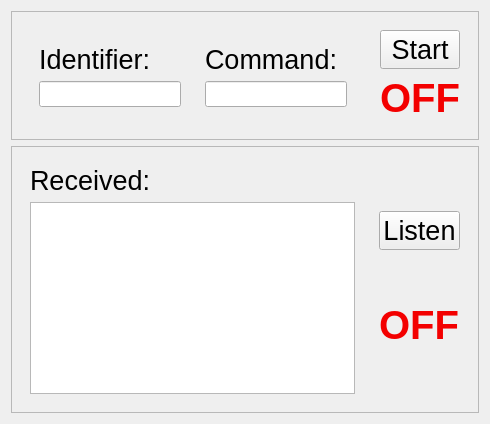
       <widget class="QWidget" name="RFDCommands">
        <attribute name="title">
         <string>RFD</string>
        </attribute>
        <layout class="QVBoxLayout" name="verticalLayout_10">
         <item>
          <widget class="QFrame" name="rfdCommandIdButtonFrame">
           <property name="sizePolicy">
            <sizepolicy hsizetype="Expanding" vsizetype="Minimum">
             <horstretch>0</horstretch>
             <verstretch>0</verstretch>
            </sizepolicy>
           </property>
           <property name="frameShape">
            <enum>QFrame::StyledPanel</enum>
           </property>
           <property name="frameShadow">
            <enum>QFrame::Raised</enum>
           </property>
           <layout class="QHBoxLayout" name="horizontalLayout_2">
            <item>
             <widget class="QFrame" name="rfdIdentifierCommandFrame">
              <property name="sizePolicy">
               <sizepolicy hsizetype="Expanding" vsizetype="Fixed">
                <horstretch>0</horstretch>
                <verstretch>0</verstretch>
               </sizepolicy>
              </property>
              <property name="frameShape">
               <enum>QFrame::NoFrame</enum>
              </property>
              <property name="frameShadow">
               <enum>QFrame::Raised</enum>
              </property>
              <layout class="QHBoxLayout" name="horizontalLayout_7">
               <item>
                <widget class="QFrame" name="rfdIdentifierEntryFrame">
                 <property name="frameShape">
                  <enum>QFrame::NoFrame</enum>
                 </property>
                 <property name="frameShadow">
                  <enum>QFrame::Raised</enum>
                 </property>
                 <layout class="QVBoxLayout" name="verticalLayout_4">
                  <item>
                   <widget class="QLabel" name="rfdIDLabel">
                    <property name="sizePolicy">
                     <sizepolicy hsizetype="Expanding" vsizetype="Fixed">
                      <horstretch>0</horstretch>
                      <verstretch>0</verstretch>
                     </sizepolicy>
                    </property>
                    <property name="font">
                     <font>
                      <pointsize>20</pointsize>
                     </font>
                    </property>
                    <property name="text">
                     <string>Identifier:</string>
                    </property>
                   </widget>
                  </item>
                  <item>
                   <widget class="QLineEdit" name="rfdIDEntry">
                    <property name="font">
                     <font>
                      <pointsize>11</pointsize>
                     </font>
                    </property>
                   </widget>
                  </item>
                 </layout>
                </widget>
               </item>
               <item>
                <widget class="QFrame" name="rfdCommandEntryFrame">
                 <property name="frameShape">
                  <enum>QFrame::NoFrame</enum>
                 </property>
                 <property name="frameShadow">
                  <enum>QFrame::Raised</enum>
                 </property>
                 <layout class="QVBoxLayout" name="verticalLayout_9">
                  <item>
                   <widget class="QLabel" name="rfdCommandEntryLabel">
                    <property name="sizePolicy">
                     <sizepolicy hsizetype="Expanding" vsizetype="Fixed">
                      <horstretch>0</horstretch>
                      <verstretch>0</verstretch>
                     </sizepolicy>
                    </property>
                    <property name="font">
                     <font>
                      <pointsize>20</pointsize>
                     </font>
                    </property>
                    <property name="text">
                     <string>Command:</string>
                    </property>
                   </widget>
                  </item>
                  <item>
                   <widget class="QLineEdit" name="rfdCommandEntry">
                    <property name="font">
                     <font>
                      <pointsize>11</pointsize>
                     </font>
                    </property>
                   </widget>
                  </item>
                 </layout>
                </widget>
               </item>
              </layout>
             </widget>
            </item>
            <item>
             <widget class="QFrame" name="rfdCommandButtonFrame">
              <property name="frameShape">
               <enum>QFrame::NoFrame</enum>
              </property>
              <property name="frameShadow">
               <enum>QFrame::Raised</enum>
              </property>
              <layout class="QVBoxLayout" name="verticalLayout_6">
               <item>
                <widget class="QPushButton" name="rfdCommandButton">
                 <property name="sizePolicy">
                  <sizepolicy hsizetype="Minimum" vsizetype="Fixed">
                   <horstretch>0</horstretch>
                   <verstretch>0</verstretch>
                  </sizepolicy>
                 </property>
                 <property name="font">
                  <font>
                   <pointsize>20</pointsize>
                  </font>
                 </property>
                 <property name="text">
                  <string>Start</string>
                 </property>
                </widget>
               </item>
               <item>
                <widget class="QLabel" name="rfdCommandsOnlineLabel">
                 <property name="sizePolicy">
                  <sizepolicy hsizetype="Minimum" vsizetype="Fixed">
                   <horstretch>0</horstretch>
                   <verstretch>0</verstretch>
                  </sizepolicy>
                 </property>
                 <property name="palette">
                  <palette>
                   <active>
                    <colorrole role="WindowText">
                     <brush brushstyle="SolidPattern">
                      <color alpha="255">
                       <red>243</red>
                       <green>0</green>
                       <blue>0</blue>
                      </color>
                     </brush>
                    </colorrole>
                   </active>
                   <inactive>
                    <colorrole role="WindowText">
                     <brush brushstyle="SolidPattern">
                      <color alpha="255">
                       <red>243</red>
                       <green>0</green>
                       <blue>0</blue>
                      </color>
                     </brush>
                    </colorrole>
                   </inactive>
                   <disabled>
                    <colorrole role="WindowText">
                     <brush brushstyle="SolidPattern">
                      <color alpha="255">
                       <red>120</red>
                       <green>120</green>
                       <blue>120</blue>
                      </color>
                     </brush>
                    </colorrole>
                   </disabled>
                  </palette>
                 </property>
                 <property name="font">
                  <font>
                   <family>Microsoft Sans Serif</family>
                   <pointsize>30</pointsize>
                   <weight>75</weight>
                   <bold>true</bold>
                   <underline>false</underline>
                  </font>
                 </property>
                 <property name="text">
                  <string>OFF</string>
                 </property>
                </widget>
               </item>
              </layout>
             </widget>
            </item>
           </layout>
          </widget>
         </item>
         <item>
          <widget class="QFrame" name="rfdListenReceiveFrame">
           <property name="sizePolicy">
            <sizepolicy hsizetype="Expanding" vsizetype="Expanding">
             <horstretch>0</horstretch>
             <verstretch>0</verstretch>
            </sizepolicy>
           </property>
           <property name="frameShape">
            <enum>QFrame::StyledPanel</enum>
           </property>
           <property name="frameShadow">
            <enum>QFrame::Raised</enum>
           </property>
           <layout class="QHBoxLayout" name="horizontalLayout_3">
            <item>
             <widget class="QFrame" name="rfdReceivedFrame">
              <property name="frameShape">
               <enum>QFrame::NoFrame</enum>
              </property>
              <property name="frameShadow">
               <enum>QFrame::Raised</enum>
              </property>
              <layout class="QVBoxLayout" name="verticalLayout_5">
               <item>
                <widget class="QLabel" name="rfdReceiveLabel">
                 <property name="font">
                  <font>
                   <pointsize>20</pointsize>
                  </font>
                 </property>
                 <property name="text">
                  <string>Received:</string>
                 </property>
                </widget>
               </item>
               <item>
                <widget class="QTextBrowser" name="rfdReceiveBrowser">
                 <property name="font">
                  <font>
                   <pointsize>9</pointsize>
                  </font>
                 </property>
                </widget>
               </item>
              </layout>
             </widget>
            </item>
            <item>
             <widget class="QFrame" name="rfdListenButtonFrame">
              <property name="frameShape">
               <enum>QFrame::NoFrame</enum>
              </property>
              <property name="frameShadow">
               <enum>QFrame::Raised</enum>
              </property>
              <layout class="QVBoxLayout" name="verticalLayout_7">
               <item>
                <widget class="QPushButton" name="rfdListenButton">
                 <property name="font">
                  <font>
                   <pointsize>20</pointsize>
                  </font>
                 </property>
                 <property name="text">
                  <string>Listen</string>
                 </property>
                </widget>
               </item>
               <item>
                <widget class="QLabel" name="rfdListenOnlineLabel">
                 <property name="sizePolicy">
                  <sizepolicy hsizetype="Preferred" vsizetype="Fixed">
                   <horstretch>0</horstretch>
                   <verstretch>0</verstretch>
                  </sizepolicy>
                 </property>
                 <property name="palette">
                  <palette>
                   <active>
                    <colorrole role="WindowText">
                     <brush brushstyle="SolidPattern">
                      <color alpha="255">
                       <red>243</red>
                       <green>0</green>
                       <blue>0</blue>
                      </color>
                     </brush>
                    </colorrole>
                   </active>
                   <inactive>
                    <colorrole role="WindowText">
                     <brush brushstyle="SolidPattern">
                      <color alpha="255">
                       <red>243</red>
                       <green>0</green>
                       <blue>0</blue>
                      </color>
                     </brush>
                    </colorrole>
                   </inactive>
                   <disabled>
                    <colorrole role="WindowText">
                     <brush brushstyle="SolidPattern">
                      <color alpha="255">
                       <red>120</red>
                       <green>120</green>
                       <blue>120</blue>
                      </color>
                     </brush>
                    </colorrole>
                   </disabled>
                  </palette>
                 </property>
                 <property name="font">
                  <font>
                   <family>Microsoft Sans Serif</family>
                   <pointsize>30</pointsize>
                   <weight>75</weight>
                   <bold>true</bold>
                   <underline>false</underline>
                  </font>
                 </property>
                 <property name="text">
                  <string>OFF</string>
                 </property>
                </widget>
               </item>
              </layout>
             </widget>
            </item>
           </layout>
          </widget>
         </item>
        </layout>
       </widget>
